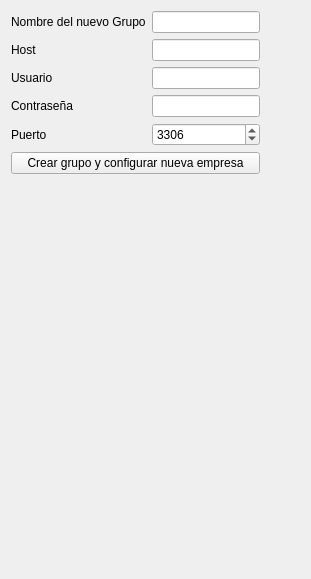
     <widget class="QWidget" name="create_page_newgroup">
      <layout class="QGridLayout" name="gridLayout_6">
       <item row="0" column="0" colspan="2">
        <widget class="QLabel" name="label_68">
         <property name="sizePolicy">
          <sizepolicy hsizetype="Maximum" vsizetype="Preferred">
           <horstretch>0</horstretch>
           <verstretch>0</verstretch>
          </sizepolicy>
         </property>
         <property name="text">
          <string>Nombre del nuevo Grupo</string>
         </property>
        </widget>
       </item>
       <item row="0" column="2">
        <widget class="QLineEdit" name="txtNombreGrupo">
         <property name="maximumSize">
          <size>
           <width>200</width>
           <height>16777215</height>
          </size>
         </property>
         <property name="readOnly">
          <bool>false</bool>
         </property>
         <property name="clearButtonEnabled">
          <bool>true</bool>
         </property>
        </widget>
       </item>
       <item row="1" column="0">
        <widget class="QLabel" name="label_79">
         <property name="sizePolicy">
          <sizepolicy hsizetype="Maximum" vsizetype="Preferred">
           <horstretch>0</horstretch>
           <verstretch>0</verstretch>
          </sizepolicy>
         </property>
         <property name="text">
          <string>Host</string>
         </property>
        </widget>
       </item>
       <item row="1" column="2">
        <widget class="QLineEdit" name="txtHost">
         <property name="maximumSize">
          <size>
           <width>200</width>
           <height>16777215</height>
          </size>
         </property>
        </widget>
       </item>
       <item row="2" column="0" colspan="2">
        <widget class="QLabel" name="label_78">
         <property name="sizePolicy">
          <sizepolicy hsizetype="Maximum" vsizetype="Preferred">
           <horstretch>0</horstretch>
           <verstretch>0</verstretch>
          </sizepolicy>
         </property>
         <property name="text">
          <string>Usuario</string>
         </property>
        </widget>
       </item>
       <item row="2" column="2">
        <widget class="QLineEdit" name="txtUser">
         <property name="maximumSize">
          <size>
           <width>200</width>
           <height>16777215</height>
          </size>
         </property>
        </widget>
       </item>
       <item row="2" column="3">
        <spacer name="horizontalSpacer_9">
         <property name="orientation">
          <enum>Qt::Horizontal</enum>
         </property>
         <property name="sizeHint" stdset="0">
          <size>
           <width>40</width>
           <height>20</height>
          </size>
         </property>
        </spacer>
       </item>
       <item row="3" column="0" colspan="2">
        <widget class="QLabel" name="label_76">
         <property name="sizePolicy">
          <sizepolicy hsizetype="Maximum" vsizetype="Preferred">
           <horstretch>0</horstretch>
           <verstretch>0</verstretch>
          </sizepolicy>
         </property>
         <property name="text">
          <string>Contraseña</string>
         </property>
        </widget>
       </item>
       <item row="3" column="2">
        <widget class="QLineEdit" name="txtPass">
         <property name="maximumSize">
          <size>
           <width>200</width>
           <height>16777215</height>
          </size>
         </property>
         <property name="echoMode">
          <enum>QLineEdit::Password</enum>
         </property>
        </widget>
       </item>
       <item row="4" column="0" colspan="2">
        <widget class="QLabel" name="label_77">
         <property name="sizePolicy">
          <sizepolicy hsizetype="Maximum" vsizetype="Preferred">
           <horstretch>0</horstretch>
           <verstretch>0</verstretch>
          </sizepolicy>
         </property>
         <property name="text">
          <string>Puerto</string>
         </property>
        </widget>
       </item>
       <item row="4" column="2">
        <widget class="QSpinBox" name="spinPort">
         <property name="maximumSize">
          <size>
           <width>200</width>
           <height>16777215</height>
          </size>
         </property>
         <property name="maximum">
          <number>99999</number>
         </property>
         <property name="value">
          <number>3306</number>
         </property>
        </widget>
       </item>
       <item row="6" column="2">
        <spacer name="verticalSpacer_4">
         <property name="orientation">
          <enum>Qt::Vertical</enum>
         </property>
         <property name="sizeHint" stdset="0">
          <size>
           <width>20</width>
           <height>394</height>
          </size>
         </property>
        </spacer>
       </item>
       <item row="5" column="0" colspan="3">
        <widget class="QPushButton" name="btn_crearGrupo">
         <property name="text">
          <string>Crear grupo y configurar nueva empresa</string>
         </property>
        </widget>
       </item>
      </layout>
     </widget>
